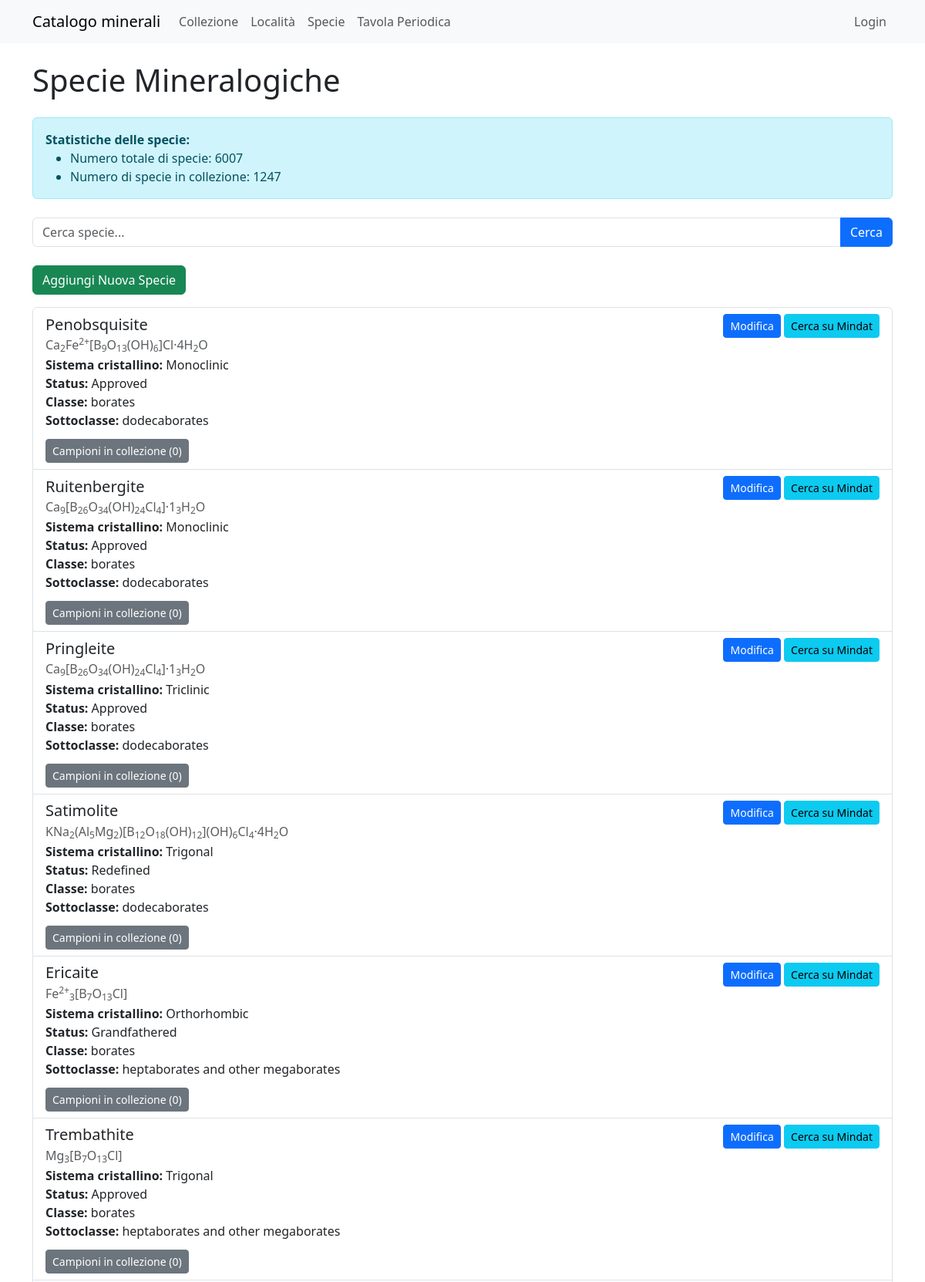
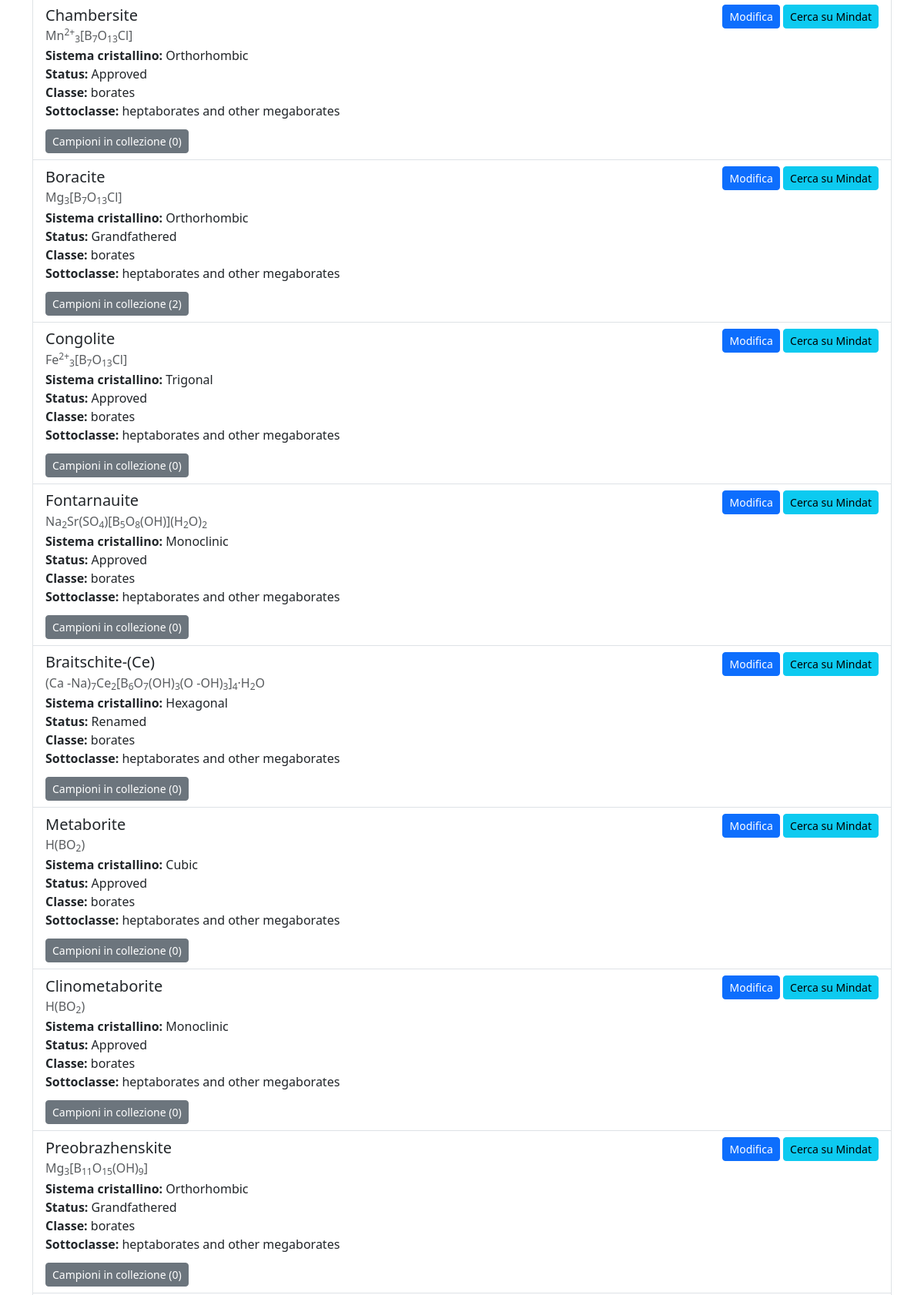
/specie?page=2&search= (upper part), run on the app's committed database (2 pictures, top to bottom).
### models.py (models this page shows, shortened)
class Specie(db.Model, SerializerMixin):
    id = db.Column(db.Integer, primary_key=True)
    specie = db.Column(db.String(100), unique=True, nullable=False)
    formula = db.Column(db.String(255))
    sistema_xx = db.Column(db.String(50))  # Manteniamo temporaneamente questa colonna
    sistema_xx_id = db.Column(db.Integer, db.ForeignKey('sistema_xx.id', name='fk_specie_sistema_xx'))
    status = db.Column(db.String(50))
    sottogruppo = db.Column(db.String(50))
    gruppo = db.Column(db.String(100))
    supergruppo = db.Column(db.String(50))
    famiglia = db.Column(db.String(50))
    sottoclasse = db.Column(db.String(100))
    classe = db.Column(db.String(100))
    sistema_xx_rel = db.relationship('SistemaXX', back_populates='specie')
    campioni = db.relationship('Collezione', back_populates='specie_rel', lazy='dynamic')
    serialize_rules = ('-campioni', '-sistema_xx_rel')
    @property
    def formatted_formula(self):
        if self.formula:
            return self.formattazione_formula(self.formula)
        return ""
    @staticmethod
    def formattazione_formula(formula):
        formula = re.sub(r'(\d+)([+-])', r'<sup>\1\2</sup>', formula)
        formula = re.sub(r'(?<!<sup>)(?<!·)(\d+)(?!<)', r'<sub>\1</sub>', formula)
        return formula

### app.py (the view, shortened to what this page needs)
@app.route('/specie')
def specie():
    page = request.args.get('page', 1, type=int)
    search = request.args.get('search', '')
    per_page = 15
    query = db.session.query(Specie, func.count(Collezione.id).label('campioni_count'))\
        .outerjoin(Collezione)\
        .group_by(Specie.id)
    pagination = query.paginate(page=page, per_page=per_page, error_out=False)
    total_specie = Specie.query.count()
    specie_in_collezione = db.session.query(
        func.count(func.distinct(Specie.id))
    ).join(Collezione).filter(Collezione.specie_id.isnot(None)).scalar()
    specie_list = pagination.items
    return render_template('specie.html',
                           specie_list=specie_list,
                           pagination=pagination,
                           total_specie=total_specie,
                           specie_in_collezione=specie_in_collezione,
                           search=search)

### app.py (called while the page is built, shortened)
@app.before_request
def create_admin_user():
    global is_first_request

@app.context_processor
def inject_specie_valide():
    specie_valide_count = db.session.query(func.count(func.distinct(Collezione.specie_id))).filter(Collezione.specie_id.isnot(None)).scalar()
    return {'specie_valide': specie_valide_count}

### templates/specie.html (shortened to what this page needs)
{% extends "base.html" %}
{% block content %}
<h1 class="mb-4">Specie Mineralogiche</h1>
<div class="alert alert-info mb-4">
    <p class="mb-0"><strong>Statistiche delle specie:</strong></p>
    <ul class="mb-0">
        <li>Numero totale di specie: {{ total_specie }}</li>
        <li>Numero di specie in collezione: {{ specie_in_collezione }}</li>
    </ul>
</div>
<form method="GET" class="mb-4">
    <div class="input-group">
        <input type="text" id="specie-search" name="search" class="form-control" placeholder="Cerca specie..." value="{{ search }}">
        <button class="btn btn-primary" type="submit">Cerca</button>
    </div>
</form>
<a href="{{ url_for('new_specie') }}" class="btn btn-success mb-3">Aggiungi Nuova Specie</a>
<div class="list-group">
    {% for specie, campioni_count in specie_list %}
    <div class="list-group-item">
        <div class="d-flex justify-content-between align-items-center">
            <h5 class="mb-1">{{ specie.specie }}</h5>
            <div>
                <a href="{{ url_for('edit_specie', id=specie.id) }}" class="btn btn-primary btn-sm">Modifica</a>
                <a href="https://www.mindat.org/search.php?search={{ specie.specie }}" target="_blank" class="btn btn-info btn-sm">Cerca su Mindat</a>
            </div>
        </div>
        <h6 class="mb-1 text-muted">{{ specie.formatted_formula|safe }}</h6>
        <p class="mb-1">
            <strong>Sistema cristallino:</strong> {{ specie.sistema_xx }}<br>
            <strong>Status:</strong> {{ specie.status }}<br>
            <strong>Classe:</strong> {{ specie.classe }}<br>
            <strong>Sottoclasse:</strong> {{ specie.sottoclasse }}
        </p>
        <button class="btn btn-secondary btn-sm mt-2" type="button" data-bs-toggle="collapse" data-bs-target="#campioni{{ specie.id }}" aria-expanded="false" aria-controls="campioni{{ specie.id }}">
            Campioni in collezione ({{ campioni_count }})
        </button>
    </div>
    {% endfor %}
</div>
{% endblock %}

### data on the page
Specie: specie "Penobsquisite", formatted_formula "Ca 2 Fe 2+ [B 9 O 13 (OH) 6 ]Cl·4H 2 O", sistema_xx "Monoclinic", status "Approved", classe "borates", sottoclasse "dodecaborates", campioni_count "0"
Specie: specie "Ruitenbergite", formatted_formula "Ca 9 [B 26 O 34 (OH) 24 Cl 4 ]·1 3 H 2 O", sistema_xx "Monoclinic", status "Approved", classe "borates", sottoclasse "dodecaborates", campioni_count "0"
Specie: specie "Pringleite", formatted_formula "Ca 9 [B 26 O 34 (OH) 24 Cl 4 ]·1 3 H 2 O", sistema_xx "Triclinic", status "Approved", classe "borates", sottoclasse "dodecaborates", campioni_count "0"
Specie: specie "Satimolite", formatted_formula "KNa 2 (Al 5 Mg 2 )[B 12 O 18 (OH) 12 ](OH) 6 Cl 4 ·4H 2 O", sistema_xx "Trigonal", status "Redefined", classe "borates", sottoclasse "dodecaborates", campioni_count "0"
Specie: specie "Ericaite", formatted_formula "Fe 2+ 3 [B 7 O 13 Cl]", sistema_xx "Orthorhombic", status "Grandfathered", classe "borates", sottoclasse "heptaborates and other megaborates", campioni_count "0"
Specie: specie "Trembathite", formatted_formula "Mg 3 [B 7 O 13 Cl]", sistema_xx "Trigonal", status "Approved", classe "borates", sottoclasse "heptaborates and other megaborates", campioni_count "0"
Specie: specie "Chambersite", formatted_formula "Mn 2+ 3 [B 7 O 13 Cl]", sistema_xx "Orthorhombic", status "Approved", classe "borates", sottoclasse "heptaborates and other megaborates", campioni_count "0"
Specie: specie "Boracite", formatted_formula "Mg 3 [B 7 O 13 Cl]", sistema_xx "Orthorhombic", status "Grandfathered", classe "borates", sottoclasse "heptaborates and other megaborates", campioni_count "2"
Specie: specie "Congolite", formatted_formula "Fe 2+ 3 [B 7 O 13 Cl]", sistema_xx "Trigonal", status "Approved", classe "borates", sottoclasse "heptaborates and other megaborates", campioni_count "0"
Specie: specie "Fontarnauite", formatted_formula "Na 2 Sr(SO 4 )[B 5 O 8 (OH)](H 2 O) 2", sistema_xx "Monoclinic", status "Approved", classe "borates", sottoclasse "heptaborates and other megaborates", campioni_count "0"
Specie: specie "Braitschite-(Ce)", formatted_formula "(Ca -Na) 7 Ce 2 [B 6 O 7 (OH) 3 (O -OH) 3 ] 4 ·H 2 O", sistema_xx "Hexagonal", status "Renamed", classe "borates", sottoclasse "heptaborates and other megaborates", campioni_count "0"
Specie: specie "Metaborite", formatted_formula "H(BO 2 )", sistema_xx "Cubic", status "Approved", classe "borates", sottoclasse "heptaborates and other megaborates", campioni_count "0"
Specie: specie "Clinometaborite", formatted_formula "H(BO 2 )", sistema_xx "Monoclinic", status "Approved", classe "borates", sottoclasse "heptaborates and other megaborates", campioni_count "0"
Specie: specie "Preobrazhenskite", formatted_formula "Mg 3 [B 11 O 15 (OH) 9 ]", sistema_xx "Orthorhombic", status "Grandfathered", classe "borates", sottoclasse "heptaborates and other megaborates", campioni_count "0"

### other printed values
{{ total_specie }} "6007"
{{ specie_in_collezione }} "1247"
